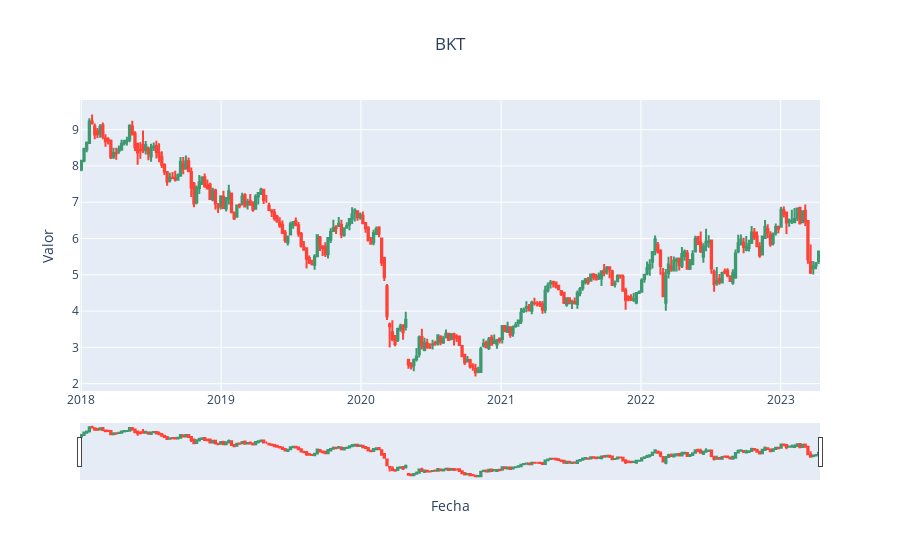

The notebook cell saved with this chart:
### Code cell
dato=BKT

layout = dict(
    title = dict(text=nameof(BKT), x=0.5),
    xaxis=dict(
        title='Fecha'
    ),
    yaxis=dict(
        title='Valor'
    )
)
fig = go.Figure(data=[go.Candlestick(x=dato['Date'],
                open=dato['Open'],
                high=dato['High'],
                low=dato['Low'],
                close=dato['Close'])],layout=layout
                )

display(fig)

### Figure 1 — Plotly figure (JSON) as saved in the notebook; plotly's stock layout.template omitted (floating-point values rounded to 4 significant figures; data arrays with more than 128 entries replaced by an {"elided": "..."} marker saying what was removed)
{"data": [{"close": {"elided": "276 float values"}, "high": {"elided": "276 float values"}, "low": {"elided": "276 float values"}, "open": {"elided": "276 float values"}, "type": "candlestick", "x": {"elided": "276 str values"}}], "layout": {"title": {"text": "BKT", "x": 0.5}, "xaxis": {"title": {"text": "Fecha"}}, "yaxis": {"title": {"text": "Valor"}}}}
